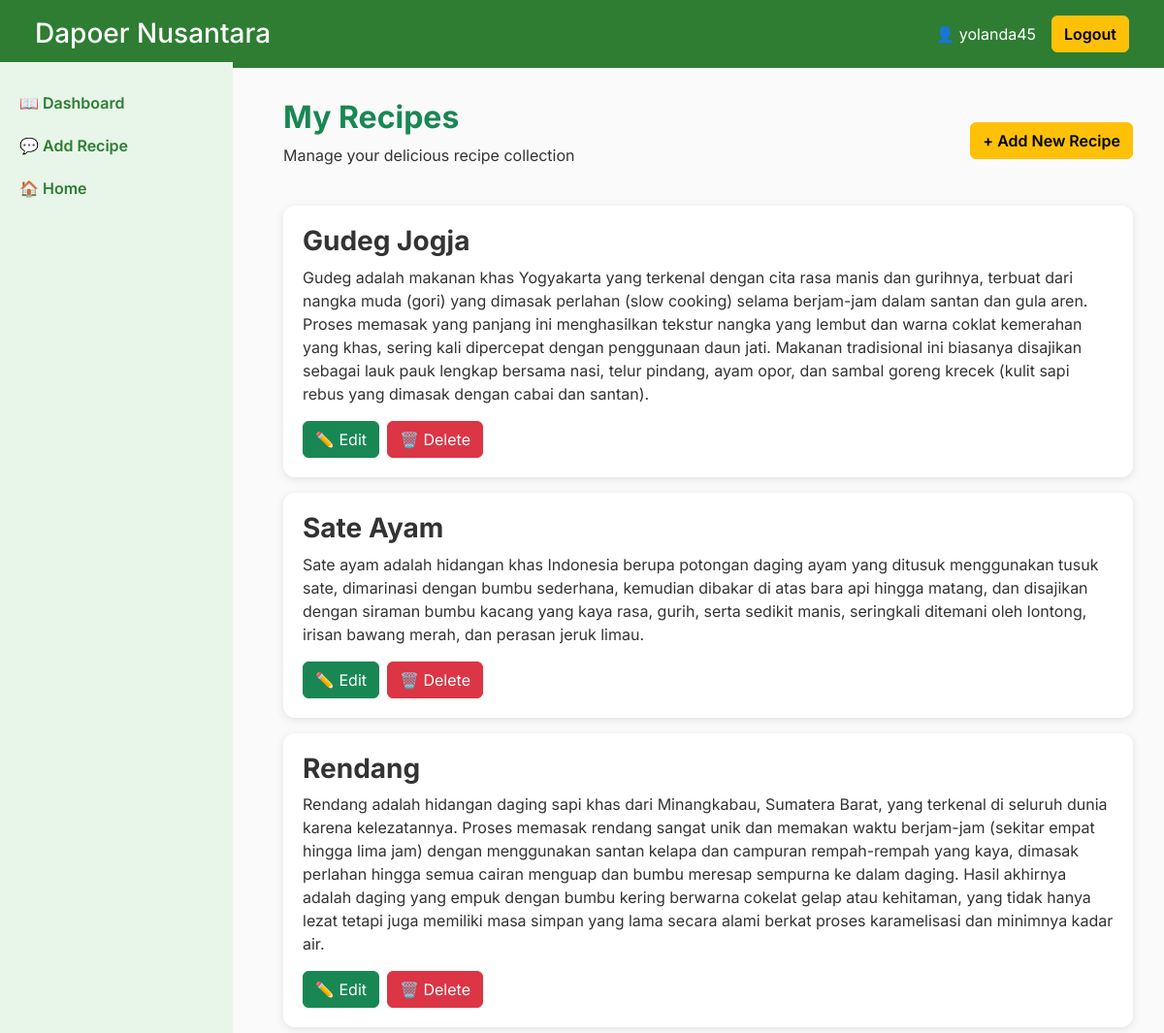
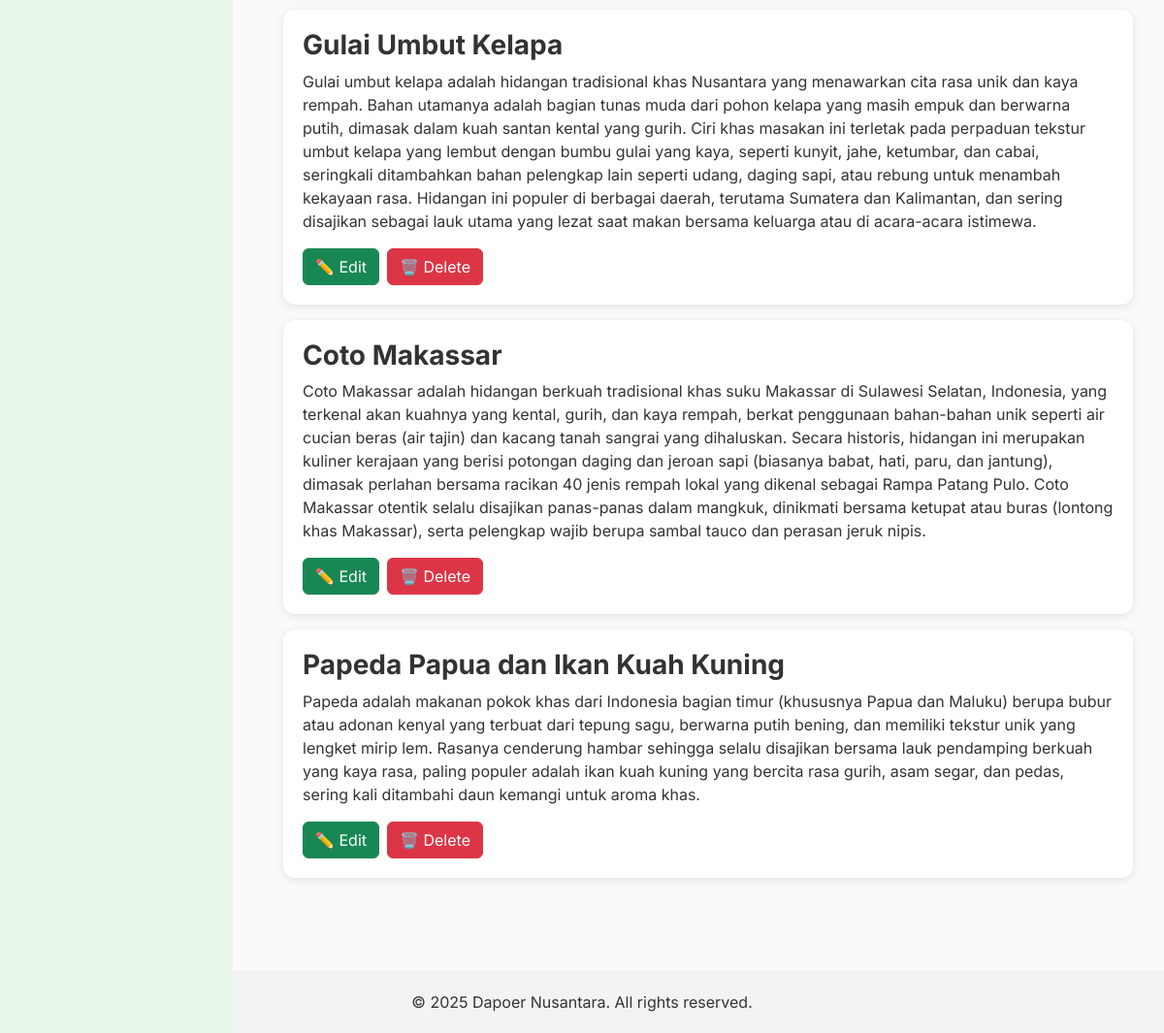
The app's page /dashboard_user.php (signed in) with its own data (2 pictures, top to bottom).
### tables this page shows
CREATE TABLE `resep` (
  `id_resep` int(11) NOT NULL,
  `id_user` int(11) NOT NULL,
  `judul` varchar(255) DEFAULT NULL,
  `penulis` varchar(100) DEFAULT NULL,
  `deskripsi` text DEFAULT NULL,
  `gambar` varchar(255) DEFAULT NULL,
  `bahan` varchar(1000) NOT NULL,
  `cara_buat` varchar(5000) NOT NULL,
  `tanggal` date DEFAULT curdate()
);

### dashboard_user.php (the view, shortened to what this page needs)
<?php
include ('koneksi.php');
$username = $_SESSION['username'];
?>
<!DOCTYPE html>
<html lang="en">
<head>
<link href="https://cdn.jsdelivr.net/npm/bootstrap@5.3.2/dist/css/bootstrap.min.css" rel="stylesheet">
</head>
<body>
<nav class="navbar navbar-expand-lg navbar-dark navbar-custom px-4 py-3">
    <div class="container-fluid d-flex justify-content-between">
        <h1 class="text-white fs-3 m-0">Dapoer Nusantara</h1>
        <div class="d-flex align-items-center gap-3 text-white">
            <span>👤 <?php echo htmlspecialchars($username); ?></span>
            <a href="logout.php" class="btn btn-warning fw-semibold">Logout</a>
        </div>
    </div>
</nav>
<div class="sidebar">
    <a href="#">📖 Dashboard</a>
    <a href="tambah_resep.php">💬 Add Recipe</a>
    <a href="index.php">🏠 Home</a>
</div>
<div class="main-content">
    <div class="d-flex justify-content-between align-items-center mb-4">
        <div>
            <h2 class="text-success fw-bold">My Recipes</h2>
            <p>Manage your delicious recipe collection</p>
        </div>
        <a href="tambah_resep.php" class="btn btn-warning fw-semibold">+ Add New Recipe</a>
    </div>
    <?php
    $sql = "SELECT * FROM resep WHERE penulis = '$username'";
    $result = mysqli_query($conn, $sql);
    if (mysqli_num_rows($result) > 0) {
        while ($row = mysqli_fetch_assoc($result)) {
            echo "
            <div class='recipe-card'>
                <h3 class='fw-bold'>" . htmlspecialchars($row['judul']) . "</h3>
                <p>" . htmlspecialchars($row['deskripsi']) . "</p>
                <div class='d-flex gap-2'>
                    <a class='btn btn-success' href='edit_resep.php?id=" . $row['id_resep'] . "'>✏️ Edit</a>
                    <a class='btn btn-danger' onclick=\"return confirm('Delete this recipe?')\"
                        href='hapus_resep.php?id=" . $row['id_resep'] . "'>🗑️ Delete</a>
                </div>
            </div>
            ";
        }
    } else {
        echo "
        <div class='recipe-card text-center'>
            <p>You haven't added any recipes yet.</p>
            <a href='tambah_resep.php' class='btn btn-warning fw-semibold'>Create Your First Recipe</a>
        </div>";
    }
    ?>
</div>
<footer>
    &copy; 2025 Dapoer Nusantara. All rights reserved.
</footer>
</body>
</html>

### dashboard_user.php (style rules this page uses)
body { font-family: 'Inter', sans-serif; background-color: #FAFAFA; color: #333; }
.navbar-custom { background-color: #2E7D32; }
.sidebar { width: 240px; background-color: #E8F5E9; position: fixed; top: 64px; bottom: 0; padding: 20px; }
.sidebar a { display: block; color: #2E7D32; text-decoration: none; padding: 10px 0; font-weight: 600; }
.main-content { margin-left: 260px; padding: 2rem; }
.recipe-card { background: white; border-radius: 12px; padding: 20px; box-shadow: 0 2px 8px rgba(0,0,0,0.1); margin-bottom: 1rem; }
footer { text-align: center; padding: 20px; background-color: #f3f3f3; margin-top: 3rem; }

### records on screen
resep: judul "Gudeg Jogja", deskripsi "Gudeg adalah makanan khas Yogyakarta yang terkenal dengan cita rasa manis dan gurihnya, terbuat dari nangka muda (gori) yang dimasak perlahan (slow cooking) selama berjam-jam dalam santan dan gula aren. Proses memasak yang panjang ini menghasilkan tekstur nangka yang lembut dan warna coklat kemerahan yang khas, sering kali dipercepat dengan penggunaan daun jati. Makanan tradisional ini biasanya disajikan sebagai lauk pauk lengkap bersama nasi, telur pindang, ayam opor, dan sambal goreng krecek (kulit sapi rebus yang dimasak dengan cabai dan santan)."
resep: judul "Sate Ayam", deskripsi "Sate ayam adalah hidangan khas Indonesia berupa potongan daging ayam yang ditusuk menggunakan tusuk sate, dimarinasi dengan bumbu sederhana, kemudian dibakar di atas bara api hingga matang, dan disajikan dengan siraman bumbu kacang yang kaya rasa, gurih, serta sedikit manis, seringkali ditemani oleh lontong, irisan bawang merah, dan perasan jeruk limau."
resep: judul "Rendang", deskripsi "Rendang adalah hidangan daging sapi khas dari Minangkabau, Sumatera Barat, yang terkenal di seluruh dunia karena kelezatannya. Proses memasak rendang sangat unik dan memakan waktu berjam-jam (sekitar empat hingga lima jam) dengan menggunakan santan kelapa dan campuran rempah-rempah yang kaya, dimasak perlahan hingga semua cairan menguap dan bumbu meresap sempurna ke dalam daging. Hasil akhirnya adalah daging yang empuk dengan bumbu kering berwarna cokelat gelap atau kehitaman, yang tidak hanya lezat tetapi juga memiliki masa simpan yang lama secara alami berkat proses karamelisasi dan minimnya kadar air."
resep: judul "Gulai Umbut Kelapa", deskripsi "Gulai umbut kelapa adalah hidangan tradisional khas Nusantara yang menawarkan cita rasa unik dan kaya rempah. Bahan utamanya adalah bagian tunas muda dari pohon kelapa yang masih empuk dan berwarna putih, dimasak dalam kuah santan kental yang gurih. Ciri khas masakan ini terletak pada perpaduan tekstur umbut kelapa yang lembut dengan bumbu gulai yang kaya, seperti kunyit, jahe, ketumbar, dan cabai, seringkali ditambahkan bahan pelengkap lain seperti udang, daging sapi, atau rebung untuk menambah kekayaan rasa. Hidangan ini populer di berbagai daerah, terutama Sumatera dan Kalimantan, dan sering disajikan sebagai lauk utama yang lezat saat makan bersama keluarga atau di acara-acara istimewa."
resep: judul "Coto Makassar", deskripsi "Coto Makassar adalah hidangan berkuah tradisional khas suku Makassar di Sulawesi Selatan, Indonesia, yang terkenal akan kuahnya yang kental, gurih, dan kaya rempah, berkat penggunaan bahan-bahan unik seperti air cucian beras (air tajin) dan kacang tanah sangrai yang dihaluskan. Secara historis, hidangan ini merupakan kuliner kerajaan yang berisi potongan daging dan jeroan sapi (biasanya babat, hati, paru, dan jantung), dimasak perlahan bersama racikan 40 jenis rempah lokal yang dikenal sebagai Rampa Patang Pulo. Coto Makassar otentik selalu disajikan panas-panas dalam mangkuk, dinikmati bersama ketupat atau buras (lontong khas Makassar), serta pelengkap wajib berupa sambal tauco dan perasan…"
resep: judul "Papeda Papua dan Ikan Kuah Kuning", deskripsi "Papeda adalah makanan pokok khas dari Indonesia bagian timur (khususnya Papua dan Maluku) berupa bubur atau adonan kenyal yang terbuat dari tepung sagu, berwarna putih bening, dan memiliki tekstur unik yang lengket mirip lem. Rasanya cenderung hambar sehingga selalu disajikan bersama lauk pendamping berkuah yang kaya rasa, paling populer adalah ikan kuah kuning yang bercita rasa gurih, asam segar, dan pedas, sering kali ditambahi daun kemangi untuk aroma khas."

### other values on screen
$username "yolanda45"
